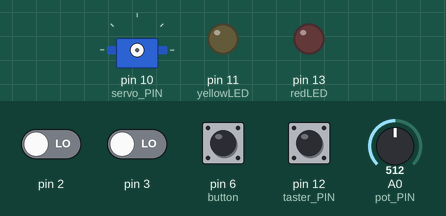
A sketch run on a simulated Arduino Uno, built with avr-gcc and run on an emulated ATmega328P. Parts: servo, output pins drawn as LEDs (lit = HIGH). Inputs (shaded band) come from the test bench; at power-on: pin 6 (button) HIGH, pin 2, pin 3, pin 12 (taster_PIN) LOW, A0 (pot_PIN) = 512.

Above: at 0.1 s.
At 2.4 s:
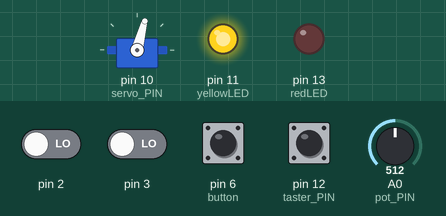
2.5 s: pin 6 (button) pulled LOW for 0.15 s
At 2.57 s:
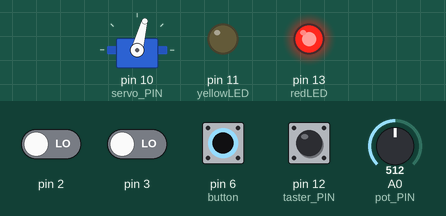
Timing chart, 0 to 5.5 s (numbered marks = the images above; inputs shaded):
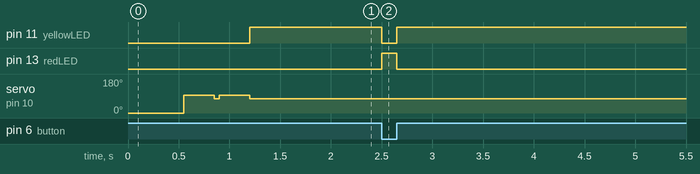

The sketch:

ManualEAutomatico.ino
```cpp
// (licence header left out)
// If you are building the simple model without the light barriers, simply comment the LDRAuslesen()
// function in void loop()

//Load servo library
#include <Servo.h> //Initialization of the servo library
#include <ezButton.h>
Servo relais; //Create servo instance „relais“

//Eingänge und Ausgänge
const int pot_PIN = A0; //The potentiometer is connected to analog input A0.
const int servo_PIN = 10; //The control line of the servo is connected to digital output 10.
const int taster_PIN = 12; //The pushbutton is connected to input 12.
const int yellowLED =  11;
const int redLED =  13;
ezButton button(6);  // create ezButton object that attach to pin 7;

/* The outputs from the photoresistor module rows are connected consecutively from PIN 2,
   i.e. the first row of photoresistor modules is at PIN 2, the second at PIN 3, and so on.
   The input pin initialization takes place in the setup function in a for loop.*/


//Variable declarations
//1) Potentiometer
int potentiometer_zustand_raw = 0; //State of the potentiometer as read with analogRead(), i.e. values are between 0 and 1023.
int potentiometer_zustand = 0; /*State of the potentiometer, mapped into the value range 0 to 255.
  This is required because the value is written to the servo using the servo.write() function. Servo.Write() only takes values
  between 0 and 255 as arguments.*/

//2) Servo
boolean relais_zustand = 0; //State of the relay, where "0" indicates the starting position and "1" indicates the stop position.
int pos_start = 0; //Starting position of the servo in the value range 0 to 255.
int pos_stop = 0; // Stop position of the servo in the value range 0 to 255.

//3) Taster
const int taster_debouncing = 3; /* Specifies how often the pushbutton input is successively read out.
  All readout values must be the same in order for the value to be accepted. The multiple readout ("debouncing") is part of the electromagnetic inference suppression.*/
int taster_zeit_zwischen_auslesen = 20; //Specifies the waiting time between the readouts of the pushbutton input in milliseconds.
unsigned long taster_data[taster_debouncing + 5]; /*Array containing all data for the pusbutton.
  Data stored in one row contains [Pushbutton current state, Pushbutton last state, Pushbutton last state timestamp, Pushbutton counter,
  Button readout value 1, 2, 3, ...]. The pushbutton is read as often as defined in the constant taster_debouncing*/

//4) Fotowiderstand (LDR)
const int LDR_anzahl = 2; //Number of LDR sensor rows, each occupying its own input on the Arduino.
const int LDR_debouncing = 3; //Specifies how often the LDR is read out. All readouts must have the same result for the value to be accepted.
int LDR_zeit_zwischen_auslesen = 5; //Specifies the waiting time between the readout processes of the photoresistor modules in milliseconds.
unsigned long LDR_data[LDR_anzahl][LDR_debouncing + 5]; /*Array containing all data for the LDR sensor rows.
  The number of rows corresponds to the number of LDR sensor rows, i.e. all data for one LDR sensor row is stored in one row of the array.
  The array contains [LDR connection pin, LDR current value, LDR last value, LDR timestamp, LDR counter, LDR readout value 1, 2, 3, ...].
  The photoresistors are read out as often as defined in the constant LDR_debouncing*/


//5) Sonstiges
unsigned long zeitstempel = 0; //Stores the current value of the internal timer.


void setup()
{
  delay(500); //Security buffer to prevent problems when uploading new sketches to the Arduino.
  Serial.begin(9600);
  pinMode(yellowLED, OUTPUT);
  pinMode(redLED, OUTPUT);
  //Initialize inputs and outputs
  //Pushbutton
  taster_data[0] = taster_PIN; //Stores the pushbutton input pin to the first entry of the array.
  pinMode(taster_data[0], INPUT); //Initialize pushbutton pin as input.
  for (int taster_init = 1; taster_init < taster_debouncing + 5; taster_init++) { //Initialize the values of the pushbutton to 1 / HIGH
    taster_data[taster_init] = 1;
  }

  //Photoresistor
  for (int LDR_data_zeile = 0; LDR_data_zeile < LDR_anzahl; LDR_data_zeile++) { //Initialize array for LDRs
    LDR_data[LDR_data_zeile][0] = 2 + LDR_data_zeile; /*Defines the input pins for the LDR rows. The first sensor row is connected to pin 2,
    all others to the following pins (i.e. 3, 4, ...)*/
    for (int LDR_data_spalte = 1; LDR_data_spalte < (5 + LDR_debouncing); LDR_data_spalte++) {
      LDR_data[LDR_data_zeile][LDR_data_spalte] = 0; //All values of the array except for the pin values are pre-initialized with 0 / LOW.
    }
  }
  for (int LDR_inputs = 0; LDR_inputs < LDR_anzahl; LDR_inputs++) { //Declare the input pins for all LDR_rows as input
    pinMode(LDR_data[LDR_inputs][0], INPUT);
  }

  //Initialize the servo
  relais.attach(servo_PIN); //The control line of the servo is connected to pin servo_PIN (default: 10).
  relais.write(pos_start); //Set the initial position of the servo for calibration.

  //Calibrate start and stop position of the servo
  pos_start = KalibriereServo(); //Set start position
  pos_stop = KalibriereServo(); //Set stop position
}


void loop() {
  button.loop(); // MUST call the loop() function first

  int btnState = button.getState();
  if (btnState == 1) {
    // turn LED on:
    digitalWrite(yellowLED, HIGH);
    digitalWrite(redLED, LOW);
    Manual();
  } else {
    digitalWrite(redLED, HIGH);
    digitalWrite(yellowLED, LOW);
    Automatic();

  }
}

//Functions

void Manual(){
  zeitstempel = millis();
  TasterAuslesen();
}

void Automatic(){
  zeitstempel = millis();
  TasterAuslesen();
  LDRAuslesen();
}
//The function controls the readout of the pushbutton
void TasterAuslesen() {
  taster_data[1] = digitalRead(taster_PIN);
  if ((taster_data[1] != taster_data[2]) && taster_data[4] == 0) { //If the currently read value does not match the last stored value and the counter is at 0 ...
    taster_data[3] = millis(); // ... set the timestamp for the start of the readout process.
    taster_data[4] = taster_data[4] + 1; //Increment the counter by one; shows that a value has been read and stored.
    taster_data[5] = taster_data[1]; //Save the read value as the first value.
  }
  else if (taster_data[4] > 0 ) { //When the readout process has been started and ...
    if ((zeitstempel - taster_data[3]) > (taster_data[4] * taster_zeit_zwischen_auslesen)) { //... if between the start of the readout and the present time at least Taster_Counter * the time between readouts has elapsed.
      taster_data[taster_data[4] + 5] = taster_data[1]; //... write the currently read value as the nth value of the pushbutton array.
      taster_data[4] = taster_data[4] + 1; //Increment the counter by one; shows that a value has been read and stored.

      if (taster_data[4] == (taster_debouncing)) { //When as many values have been read out as specified in the variable taster-debouncing
        taster_data[4] = 0; //Reset the counter
        if (UeberpruefeTaster()) { //Check if the read data is consistent
          if (taster_data[2] == HIGH && taster_data[5] == LOW) {
            SchalteServo();
          }
          taster_data[2] = taster_data[5]; //If the data is consistent, set the current value as the last value.
        }
      }
    }
  }
}


//The function checks whether all probe values read out are identical
int UeberpruefeTaster()
{
  for (unsigned int taster_ausleseversuch = 1; taster_ausleseversuch < taster_debouncing; taster_ausleseversuch++) {
    if (taster_data[5 + taster_ausleseversuch] != taster_data[5]) {//If not all read out values match the first read out value, the data is not consistent
      return false;
    }
  }
  return true;
}

//The function controls the readout of the photoresistor modules (light barriers)
void LDRAuslesen() {
  for (int LDR_nummer = 0; LDR_nummer < LDR_anzahl; LDR_nummer++) {
    LDR_data[LDR_nummer][1] = digitalRead(LDR_data[LDR_nummer][0]); //Read the current value for each LDR and store it in the array
  }

  for (int LDR_nummer = 0; LDR_nummer < LDR_anzahl; LDR_nummer++) {
    if ((LDR_data[LDR_nummer][1] != LDR_data[LDR_nummer][2]) && LDR_data[LDR_nummer][4] == 0) { //If the currently read value does not match the last stored value and the counter is at 0
      LDR_data[LDR_nummer][3] = millis(); //Set the timestamp for the start of the readout process
      LDR_data[LDR_nummer][4] = LDR_data[LDR_nummer][4] + 1; //Increment the counter by one; shows that a value has been read and stored
      LDR_data[LDR_nummer][5] = LDR_data[LDR_nummer][1]; //Save the read value as the first value
    }
    else if (LDR_data[LDR_nummer][4] > 0 ) { //When the readout process has been started
      if ((zeitstempel - LDR_data[LDR_nummer][3]) > (LDR_data[LDR_nummer][4] * taster_zeit_zwischen_auslesen)) { //If at least n * the time has elapsed between the start of the readout operation
        LDR_data[LDR_nummer][LDR_data[LDR_nummer][4] + 5] = LDR_data[LDR_nummer][1]; //Set the nth value of the array
        LDR_data[LDR_nummer][4] = LDR_data[LDR_nummer][4] + 1; //Increment the counter by one; shows that a value has been read and stored

        if (LDR_data[LDR_nummer][4] == (LDR_debouncing)) { //When as many values have been read out as specified in the variable LDR_Debouncing
          LDR_data[LDR_nummer][4] = 0; //Reset the counter
          if (UeberpruefeLDR(LDR_nummer)) { //Check whether all readouts have produced the same result
            if (LDR_data[LDR_nummer][2] == LOW && LDR_data[LDR_nummer][5] == HIGH) { //If all readouts have produced the same result and the LDR was previously on LOW and is now on HIGH
              SchalteServo();
            }
            LDR_data[LDR_nummer][2] = LDR_data[LDR_nummer][5]; //If the data is consistent, set the current value as the last value
          }
        }
      }
    }
  }
}

//The function checks whether all read LDR values are identical
int UeberpruefeLDR(int LDR_nummer2)
{
  for (unsigned int LDR_ausleseversuch = 1; LDR_ausleseversuch < LDR_debouncing; LDR_ausleseversuch++) {
    if (LDR_data[LDR_nummer2][5 + LDR_ausleseversuch] != LDR_data[LDR_nummer2][5]) {//If not all read out values match the first read out value, the data is not consistent
      return false;
    }
  }
  return true;
}

void SchalteServo() {
  if (relais_zustand == 0)
  {
    relais.write(pos_stop); //Move servo to end position
    relais_zustand = 1; //Set state of servo to 1
    delay(150);
  }
  else
  {
    relais.write(pos_start); //Move servo to starting position
    relais_zustand = 0; //Set state of servo to 0
    delay(150);
  }
}

int KalibriereServo() {
  while (taster_data[1] == HIGH) {
    delay(50);
    potentiometer_zustand_raw = analogRead(pot_PIN); //Read out the potentiometer pin
    potentiometer_zustand = map(potentiometer_zustand_raw, 0, 1023, 0, 150); //Map the read value to the value range 0-255
    relais.write(potentiometer_zustand); //Move servo to the set position
    taster_data[1] = digitalRead(taster_PIN); //Read the pushbutton pin
  }
  int temp_pos = potentiometer_zustand; //Store the value of the potentiometer in a temporary variable.
  relais.write(potentiometer_zustand + 20); //Indicate by a small movement of the servo that the value has been saved
  delay(300);
  relais.write(temp_pos);
  taster_data[1] = HIGH; //Set the pushbutton state back to HIGH
  return temp_pos;
}
```

Measured:
- after the input at 2.5 s, pin 11 (yellowLED): HIGH → LOW at once, → HIGH 0.15 s later; pin 13 (redLED): LOW → HIGH at once, → LOW 0.15 s later
